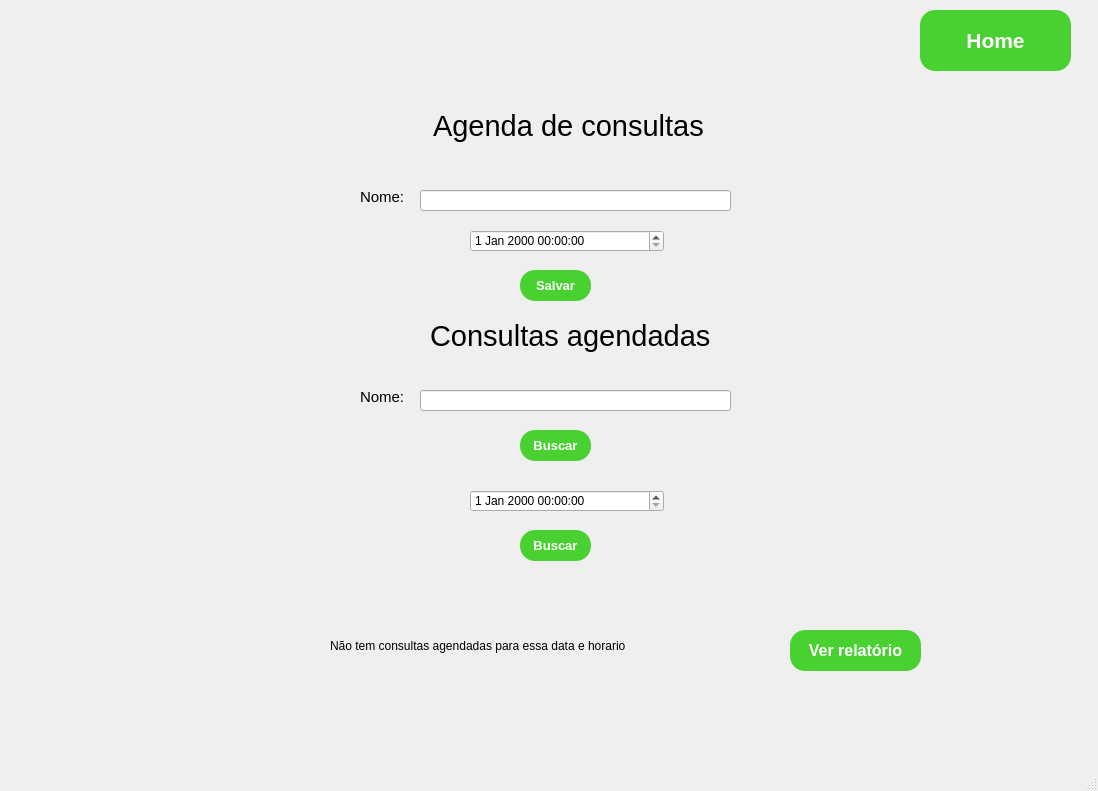
<?xml version="1.0" encoding="UTF-8"?>
<ui version="4.0">
 <class>MainWindow</class>
 <widget class="QMainWindow" name="MainWindow">
  <property name="geometry">
   <rect>
    <x>0</x>
    <y>0</y>
    <width>1098</width>
    <height>791</height>
   </rect>
  </property>
  <property name="windowTitle">
   <string>MainWindow</string>
  </property>
  <widget class="QWidget" name="centralwidget">
   <widget class="QLineEdit" name="lineEdit">
    <property name="geometry">
     <rect>
      <x>420</x>
      <y>190</y>
      <width>311</width>
      <height>21</height>
     </rect>
    </property>
   </widget>
   <widget class="QLabel" name="label_3">
    <property name="geometry">
     <rect>
      <x>360</x>
      <y>190</y>
      <width>47</width>
      <height>13</height>
     </rect>
    </property>
    <property name="font">
     <font>
      <pointsize>11</pointsize>
     </font>
    </property>
    <property name="text">
     <string>Nome: </string>
    </property>
   </widget>
   <widget class="QLabel" name="label_2">
    <property name="geometry">
     <rect>
      <x>433</x>
      <y>100</y>
      <width>281</width>
      <height>51</height>
     </rect>
    </property>
    <property name="font">
     <font>
      <pointsize>22</pointsize>
     </font>
    </property>
    <property name="text">
     <string>Agenda de consultas </string>
    </property>
    <property name="wordWrap">
     <bool>true</bool>
    </property>
   </widget>
   <widget class="QPushButton" name="pushButton_5">
    <property name="geometry">
     <rect>
      <x>520</x>
      <y>430</y>
      <width>71</width>
      <height>31</height>
     </rect>
    </property>
    <property name="font">
     <font>
      <pointsize>10</pointsize>
      <weight>75</weight>
      <bold>true</bold>
     </font>
    </property>
    <property name="styleSheet">
     <string notr="true">background-color:#49d031;
color:#ffffff;
border-radius:15px;</string>
    </property>
    <property name="text">
     <string>Buscar</string>
    </property>
   </widget>
   <widget class="QPushButton" name="pushButton_6">
    <property name="geometry">
     <rect>
      <x>920</x>
      <y>10</y>
      <width>151</width>
      <height>61</height>
     </rect>
    </property>
    <property name="font">
     <font>
      <pointsize>16</pointsize>
      <weight>75</weight>
      <bold>true</bold>
     </font>
    </property>
    <property name="styleSheet">
     <string notr="true">background-color:#49d031;
color:#ffffff;
border-radius:15px;</string>
    </property>
    <property name="text">
     <string>Home</string>
    </property>
   </widget>
   <widget class="QLabel" name="label">
    <property name="geometry">
     <rect>
      <x>0</x>
      <y>0</y>
      <width>1111</width>
      <height>761</height>
     </rect>
    </property>
    <property name="text">
     <string/>
    </property>
    <property name="pixmap">
     <pixmap>nutrição.jpg</pixmap>
    </property>
    <property name="scaledContents">
     <bool>true</bool>
    </property>
   </widget>
   <widget class="QDateTimeEdit" name="dateTimeEdit">
    <property name="geometry">
     <rect>
      <x>470</x>
      <y>230</y>
      <width>194</width>
      <height>22</height>
     </rect>
    </property>
   </widget>
   <widget class="QLabel" name="label_4">
    <property name="geometry">
     <rect>
      <x>430</x>
      <y>310</y>
      <width>281</width>
      <height>51</height>
     </rect>
    </property>
    <property name="font">
     <font>
      <pointsize>22</pointsize>
     </font>
    </property>
    <property name="text">
     <string>Consultas agendadas</string>
    </property>
    <property name="wordWrap">
     <bool>true</bool>
    </property>
   </widget>
   <widget class="QDateTimeEdit" name="dateTimeEdit_2">
    <property name="geometry">
     <rect>
      <x>470</x>
      <y>490</y>
      <width>194</width>
      <height>22</height>
     </rect>
    </property>
   </widget>
   <widget class="QLabel" name="label_5">
    <property name="geometry">
     <rect>
      <x>360</x>
      <y>390</y>
      <width>47</width>
      <height>13</height>
     </rect>
    </property>
    <property name="font">
     <font>
      <pointsize>11</pointsize>
     </font>
    </property>
    <property name="text">
     <string>Nome: </string>
    </property>
   </widget>
   <widget class="QLineEdit" name="lineEdit_2">
    <property name="geometry">
     <rect>
      <x>420</x>
      <y>390</y>
      <width>311</width>
      <height>21</height>
     </rect>
    </property>
   </widget>
   <widget class="QPushButton" name="pushButton_7">
    <property name="geometry">
     <rect>
      <x>520</x>
      <y>530</y>
      <width>71</width>
      <height>31</height>
     </rect>
    </property>
    <property name="font">
     <font>
      <pointsize>10</pointsize>
      <weight>75</weight>
      <bold>true</bold>
     </font>
    </property>
    <property name="styleSheet">
     <string notr="true">background-color:#49d031;
color:#ffffff;
border-radius:15px;</string>
    </property>
    <property name="text">
     <string>Buscar</string>
    </property>
   </widget>
   <widget class="QPushButton" name="pushButton_8">
    <property name="geometry">
     <rect>
      <x>520</x>
      <y>270</y>
      <width>71</width>
      <height>31</height>
     </rect>
    </property>
    <property name="font">
     <font>
      <pointsize>10</pointsize>
      <weight>75</weight>
      <bold>true</bold>
     </font>
    </property>
    <property name="styleSheet">
     <string notr="true">background-color:#49d031;
color:#ffffff;
border-radius:15px;</string>
    </property>
    <property name="text">
     <string>Salvar</string>
    </property>
   </widget>
   <widget class="QLabel" name="label_6">
    <property name="geometry">
     <rect>
      <x>330</x>
      <y>620</y>
      <width>431</width>
      <height>51</height>
     </rect>
    </property>
    <property name="text">
     <string>Não tem consultas agendadas para essa data e horario</string>
    </property>
   </widget>
   <widget class="QPushButton" name="pushButton_9">
    <property name="geometry">
     <rect>
      <x>790</x>
      <y>630</y>
      <width>131</width>
      <height>41</height>
     </rect>
    </property>
    <property name="font">
     <font>
      <pointsize>12</pointsize>
      <weight>75</weight>
      <bold>true</bold>
     </font>
    </property>
    <property name="styleSheet">
     <string notr="true">background-color:#49d031;
color:#ffffff;
border-radius:15px;</string>
    </property>
    <property name="text">
     <string>Ver relatório</string>
    </property>
   </widget>
   <zorder>label</zorder>
   <zorder>lineEdit</zorder>
   <zorder>label_3</zorder>
   <zorder>label_2</zorder>
   <zorder>pushButton_5</zorder>
   <zorder>pushButton_6</zorder>
   <zorder>dateTimeEdit</zorder>
   <zorder>label_4</zorder>
   <zorder>dateTimeEdit_2</zorder>
   <zorder>label_5</zorder>
   <zorder>lineEdit_2</zorder>
   <zorder>pushButton_7</zorder>
   <zorder>pushButton_8</zorder>
   <zorder>label_6</zorder>
   <zorder>pushButton_9</zorder>
  </widget>
  <widget class="QMenuBar" name="menubar">
   <property name="geometry">
    <rect>
     <x>0</x>
     <y>0</y>
     <width>1098</width>
     <height>21</height>
    </rect>
   </property>
  </widget>
  <widget class="QStatusBar" name="statusbar"/>
 </widget>
 <resources/>
 <connections/>
</ui>
